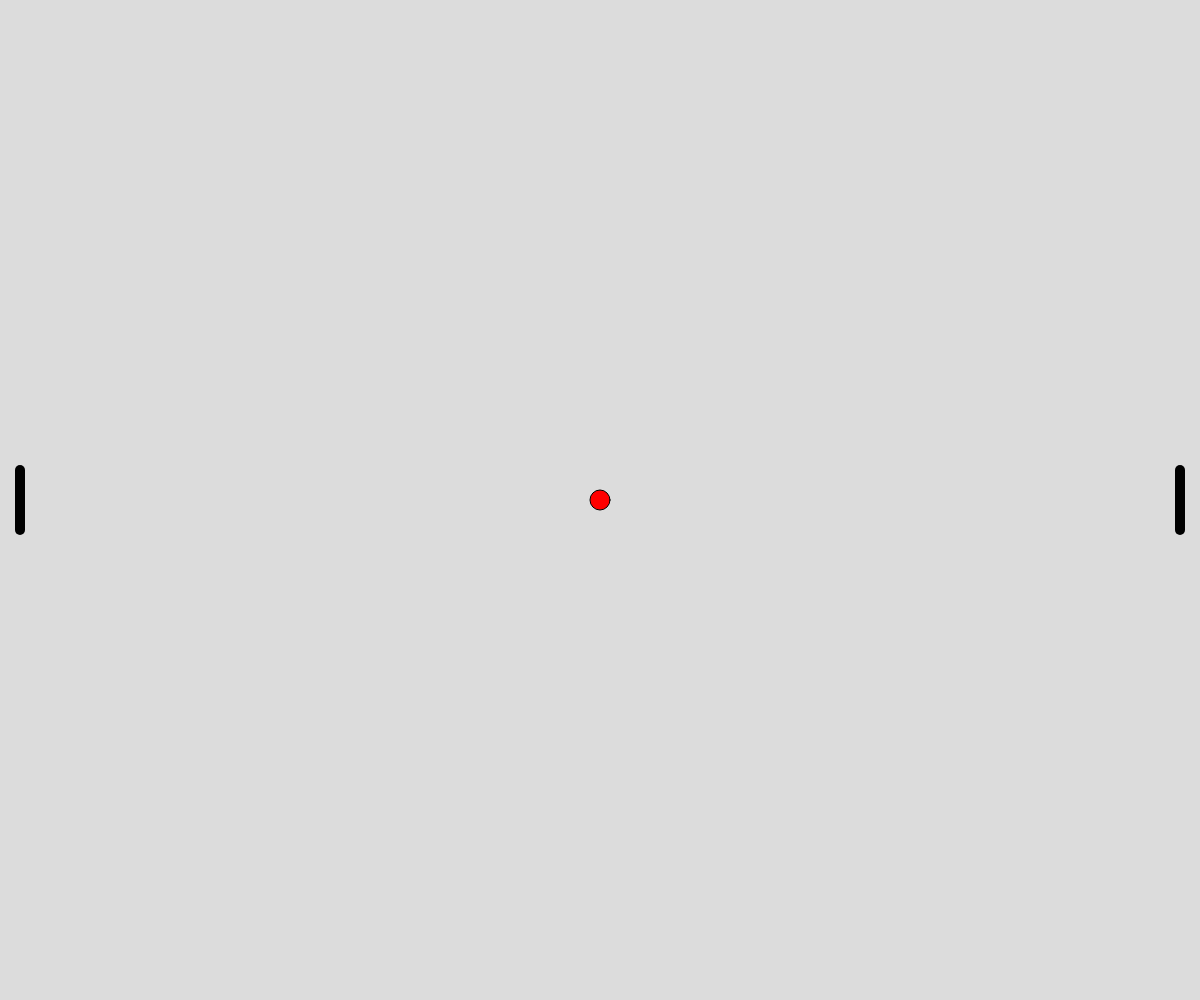
Frame 1 (no input)
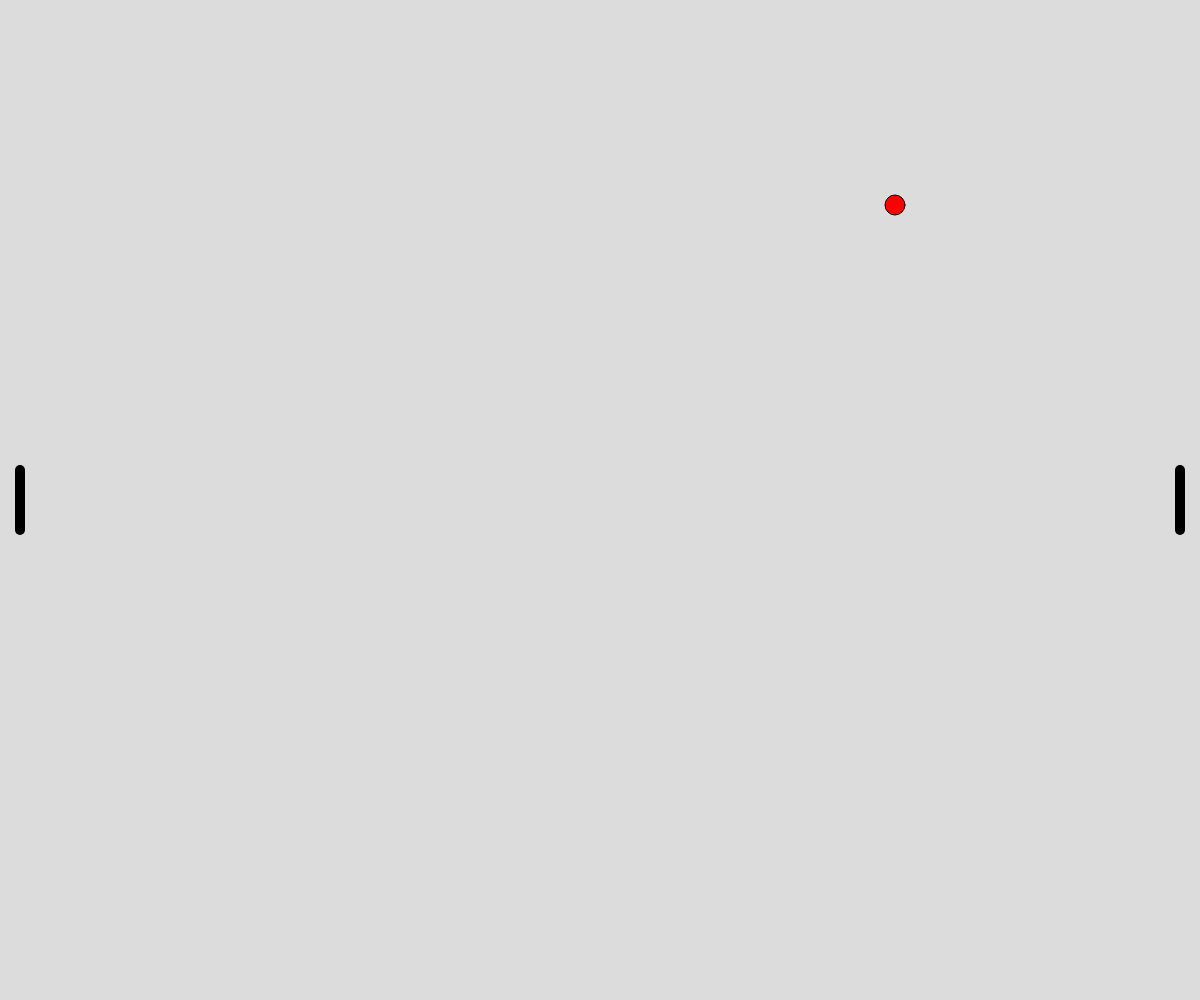
Frame 60 (no input)
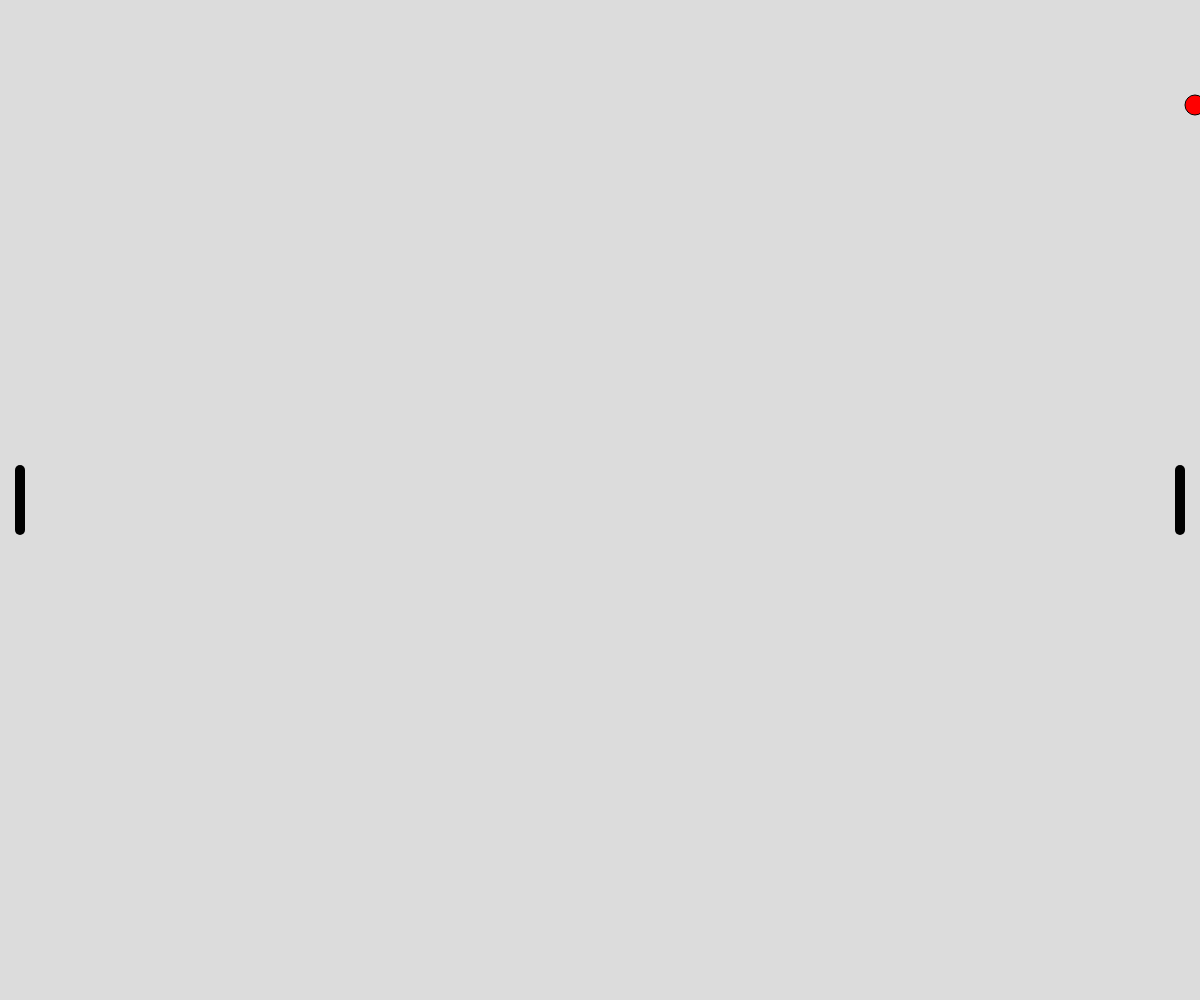
Frame 120 (the mouse pressed at the canvas centre since frame 60)

The p5.js sketch that drew these frames (run headless with seeded random() and noise() and a simulated clock; from frame 60 on, the mouse is pressed at the canvas centre):

// p5.js sketch
// ── sketch.js
let b;
let p1;
let p2;
let numbers = [-5,5];

function setup() {
  createCanvas(windowWidth, windowHeight);

  b = new Ball(windowWidth/2, windowHeight/2,255,0,0,numbers[int(random(0,numbers.length))],numbers[int(random(0,numbers.length))],20);
  p1 = new Paddle(20,windowHeight/2,0)
  p2 = new Paddle(windowWidth-20,windowHeight/2,3)
}

function draw(){
	background(220);

  b.drawBall();
  b.moveBall();
  b.bounceBall();

  p1.drawPaddle();
  p1.moveMe1();

  p2.drawPaddle();
  p2.moveMe1();

}


//ball class from which to create new balls with similar properties.
class Ball {

	constructor(x,y,r,g,b,speedx,speedy,w){ //every ball needs an x value and a y value
		    this.x = x;
    		this.y = y;
        this.r = r;
        this.g = g;
        this.b = b;
        this.speedx = speedx;
        this.speedy = speedy;
        this.w = w
	}

	drawBall(){  // draw a ball on the screen at x,y
    		strokeWeight(1);
    		fill(this.r,this.g,this.b);
		    ellipse(this.x ,this.y,this.w,this.w);
	}

	moveBall(){ //update the location of the ball, so it moves across the screen

		this.x = this.x+this.speedx;
		this.y = this.y+this.speedy;
	}

  bounceBall(){
    		if (this.x >= width-5){
      			this.speedx = -this.speedx;
    		} else if (this.x <= 5) {
          this.speedx = -this.speedx;
        } else if (this.y >= height-10) {
          this.speedy = -this.speedy;
        } else if (this.y <= 5) {
          this.speedy = -this.speedy;
        }

      }
}




class Paddle {

  constructor(px,py,pspeedy) {
    this.px = px;
    this.py = py;
    this.pspeedy = pspeedy;
  }

  drawPaddle() {
    stroke("black");
    strokeWeight(10);
    line(this.px,this.py-30,this.px,this.py+30);
  }


  moveMe1(){
    if (keyIsDown(UP_ARROW)) { //if you hold the up arrow, move up by speed
       this.py -= this.pspeedy;
    }

    if (keyIsDown(DOWN_ARROW)) { // if you hold the down arrow, move down by speed
        this.py += this.pspeedy;
    }
}

// moveMe2(){
//   if (keyIsDown(87)) { //if you hold the up arrow, move up by speed
//      this.py -= this.pspeedy;
//   }
//
//   if (keyIsDown(83)) { // if you hold the down arrow, move down by speed
//       this.py += this.pspeedy;
//   }
// }

}
